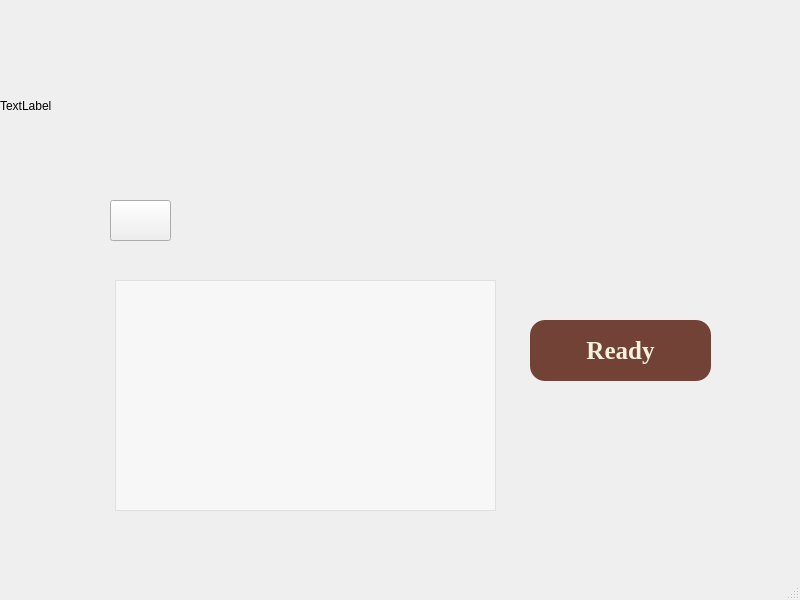
<?xml version="1.0" encoding="UTF-8"?>
<ui version="4.0">
 <class>MainScreen</class>
 <widget class="QMainWindow" name="MainScreen">
  <property name="geometry">
   <rect>
    <x>0</x>
    <y>0</y>
    <width>800</width>
    <height>600</height>
   </rect>
  </property>
  <property name="windowTitle">
   <string>MainWindow</string>
  </property>
  <widget class="QWidget" name="centralwidget">
   <widget class="QStackedWidget" name="account">
    <property name="geometry">
     <rect>
      <x>0</x>
      <y>0</y>
      <width>801</width>
      <height>571</height>
     </rect>
    </property>
    <property name="styleSheet">
     <string notr="true"/>
    </property>
    <property name="currentIndex">
     <number>2</number>
    </property>
    <widget class="QWidget" name="mainAccount">
     <widget class="QLabel" name="logo">
      <property name="geometry">
       <rect>
        <x>10</x>
        <y>50</y>
        <width>731</width>
        <height>121</height>
       </rect>
      </property>
      <property name="styleSheet">
       <string notr="true">QPixmap pix(&quot;:/images/images/logoFinal.png&quot;);
background-image:url(&quot;:/images/images/logoFinal.png&quot;);</string>
      </property>
      <property name="text">
       <string>TextLabel</string>
      </property>
     </widget>
     <widget class="QPushButton" name="configuration">
      <property name="geometry">
       <rect>
        <x>250</x>
        <y>280</y>
        <width>301</width>
        <height>71</height>
       </rect>
      </property>
      <property name="styleSheet">
       <string notr="true">QPushButton 
{background : rgb(115, 66, 55); color: rgb(245, 242, 220); font-size: 25px; font: Bold; font-family:Georgia; border-radius:15px
}
QPushButton:Hover
{
background-color: rgb(105,0,16);
}</string>
      </property>
      <property name="text">
       <string>New game</string>
      </property>
     </widget>
     <widget class="QPushButton" name="statistics">
      <property name="geometry">
       <rect>
        <x>250</x>
        <y>380</y>
        <width>301</width>
        <height>71</height>
       </rect>
      </property>
      <property name="styleSheet">
       <string notr="true">QPushButton 
{background : rgb(115, 66, 55); color: rgb(245, 242, 220); font-size: 25px; font: Bold; font-family:Georgia; border-radius:15px
}
QPushButton:Hover
{
background-color: rgb(105,0,16);
}</string>
      </property>
      <property name="text">
       <string>History and statistics</string>
      </property>
     </widget>
     <widget class="QPushButton" name="LogOut">
      <property name="geometry">
       <rect>
        <x>660</x>
        <y>510</y>
        <width>81</width>
        <height>31</height>
       </rect>
      </property>
      <property name="styleSheet">
       <string notr="true">QPushButton {
font-family:Georgia; font-size: 13px; font: Bold; background: rgb(255, 252, 212); border-radius:15px
}
QPushButton:Hover
{
background-color: rgb(245, 240, 171);
}</string>
      </property>
      <property name="text">
       <string>Log Out</string>
      </property>
     </widget>
    </widget>
    <widget class="QWidget" name="history">
     <widget class="QPushButton" name="back">
      <property name="geometry">
       <rect>
        <x>150</x>
        <y>190</y>
        <width>61</width>
        <height>41</height>
       </rect>
      </property>
      <property name="styleSheet">
       <string notr="true"/>
      </property>
      <property name="text">
       <string/>
      </property>
     </widget>
     <widget class="QLabel" name="logo2">
      <property name="geometry">
       <rect>
        <x>10</x>
        <y>60</y>
        <width>751</width>
        <height>121</height>
       </rect>
      </property>
      <property name="text">
       <string>TextLabel</string>
      </property>
     </widget>
     <widget class="QTextBrowser" name="stats">
      <property name="geometry">
       <rect>
        <x>150</x>
        <y>240</y>
        <width>481</width>
        <height>221</height>
       </rect>
      </property>
      <property name="styleSheet">
       <string notr="true">background-color:rgba(255,255,255,120);
font: 700 14pt &quot;Georgia&quot;;</string>
      </property>
     </widget>
    </widget>
    <widget class="QWidget" name="gameMode">
     <widget class="QPushButton" name="back_2">
      <property name="geometry">
       <rect>
        <x>110</x>
        <y>200</y>
        <width>61</width>
        <height>41</height>
       </rect>
      </property>
      <property name="text">
       <string/>
      </property>
     </widget>
     <widget class="QPushButton" name="ready">
      <property name="geometry">
       <rect>
        <x>530</x>
        <y>320</y>
        <width>181</width>
        <height>61</height>
       </rect>
      </property>
      <property name="styleSheet">
       <string notr="true">QPushButton 
{background : rgb(115, 66, 55); color: rgb(245, 242, 220); font-size: 25px; font: Bold; font-family:Georgia; border-radius:15px
}
QPushButton:Hover
{
background-color: rgb(105,0,16);
}</string>
      </property>
      <property name="text">
       <string>Ready</string>
      </property>
     </widget>
     <widget class="QLabel" name="logo3">
      <property name="geometry">
       <rect>
        <x>0</x>
        <y>40</y>
        <width>701</width>
        <height>131</height>
       </rect>
      </property>
      <property name="text">
       <string>TextLabel</string>
      </property>
     </widget>
     <widget class="QTextBrowser" name="listOfPlayers">
      <property name="geometry">
       <rect>
        <x>115</x>
        <y>280</y>
        <width>381</width>
        <height>231</height>
       </rect>
      </property>
      <property name="styleSheet">
       <string notr="true">background-color:rgba(255,255,255,120);
font: 700 14pt &quot;Georgia&quot;;</string>
      </property>
     </widget>
    </widget>
   </widget>
  </widget>
  <widget class="QMenuBar" name="menubar">
   <property name="geometry">
    <rect>
     <x>0</x>
     <y>0</y>
     <width>800</width>
     <height>26</height>
    </rect>
   </property>
  </widget>
  <widget class="QStatusBar" name="statusbar"/>
 </widget>
 <resources/>
 <connections/>
</ui>
